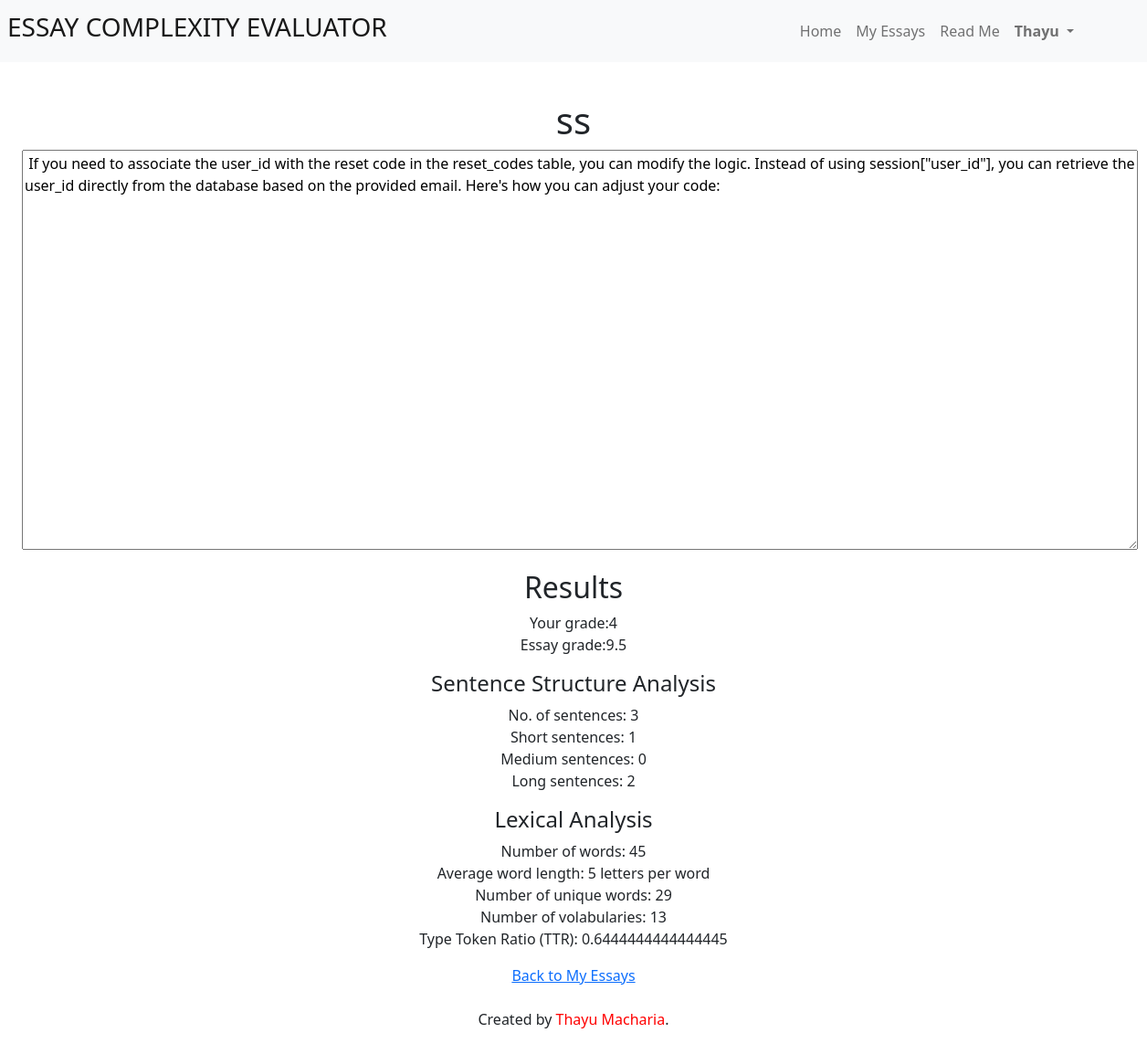
/view_essay/ss (signed in), run on the app's committed database.
### tables this page shows
CREATE TABLE "myessays" (
	"essayID"	INTEGER,
	"userID"	INTEGER,
	"title"	TEXT,
	"content"	TEXT,
	"studentgrade"	INTEGER,
	"essaygrade"	INTEGER,
	"timestamp"	NUMERIC NOT NULL,
	PRIMARY KEY("essayID" AUTOINCREMENT)
);

CREATE TABLE "analysis_results" (
	"essayID"	INTEGER NOT NULL,
	"userID"	INTEGER,
	"title"	TEXT NOT NULL,
	"no_sentences"	INTEGER NOT NULL,
	"short"	INTEGER,
	"medium"	INTEGER,
	"long"	INTEGER,
	"no_word"	INTEGER,
	"word_len"	INTEGER,
	"unique_words"	INTEGER,
	"vocab"	INTEGER,
	"ttr"	REAL
);

### app.py (the view)
@app.route("/view_essay/<string:essay_title>")
@login_required
def view_essay(essay_title):
    user_id = session["user_id"]
    essays = db.execute("SELECT content, studentgrade, essaygrade FROM myessays WHERE title = ?", essay_title)
    results = db.execute("SELECT no_sentences, short, medium, long, no_word, word_len, unique_words, vocab, ttr FROM analysis_results WHERE title = ?", essay_title)
    return render_template("view_essay.html", essay_title=essay_title, essays=essays, results=results)

### app.py (called while the page is built)
@app.after_request
def after_request(response):
    response.headers["Cache-Control"] = "no-cache, no-store, must-revalidate"
    response.headers["Expires"] = 0
    response.headers["Pragma"] = "no-cache"
    return response

def login_required(f):
    @wraps(f)
    def decorated_function(*args, **kwargs):
        if session.get("user_id") is None:
            return redirect("/login")
        return f(*args, **kwargs)
    return decorated_function

### templates/view_essay.html (shortened to what this page needs)
{% extends "layout.html" %}
{% block main %}
{% for essay in essays %}
    <h1>{{ essay_title }}</h1>
    <textarea id="essay" name="essay" rows="18" cols="130"> {{ essay["content"] }} </textarea>
    <p>
        <h2>Results</h2>
        Your grade:{{  essay["studentgrade"] }}<br>
        Essay grade:{{ essay["essaygrade"] }}
    </p>
{% endfor %}
{% for result in results %}
    <p>
        <h4>Sentence Structure Analysis</h4>
        No. of sentences: {{ result["no_sentences"] }} <br>
        Short sentences: {{ result["short"] }} <br>
        Medium sentences: {{ result["medium"] }} <br>
        Long sentences: {{ result["long"] }}<br>
    </p>
    <p>
        <h4>Lexical Analysis</h4>
        Number of words: {{ result["no_word"] }} <br>
        Average word length: {{ result["word_len"] }}
        letters per word <br>
        Number of unique words: {{ result["unique_words"] }} <br>
        Number of volabularies: {{ result["vocab"] }} <br>
        Type Token Ratio (TTR): {{ result["ttr"] }} </p>
{% endfor %}
<a href="/myessays">Back to My Essays</a>
{% endblock %}

### data on the page
myessays: title "ss", essay "If you need to associate the user_id with the reset code in the reset_codes table, you can modify the logic. Instead of using session[\"user_id\"], you can retrieve the user_id directly from the database based on the provided email. Here's how you can adjust your code:", studentgrade "4", essaygrade "9.5"
analysis_results: no_sentences "3", short "1", medium "0", long "2", no_word "45", word_len "5", unique_words "29", vocab "13", ttr "0.6444444444444445"

### other printed values
{{ session["user_name"].capitalize() }} "Thayu"
